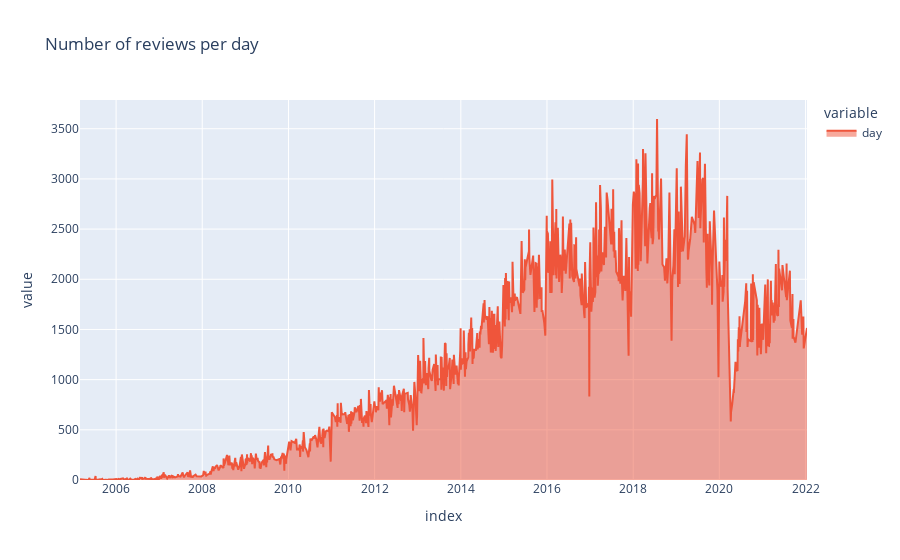

Notebook cell for this chart:
### Code cell
review['day'].value_counts().plot(kind = 'area', color_discrete_map={
            '0': 'goldenrod'}, title='Number of reviews per day')

### Figure 1 — Plotly figure (JSON) as saved in the notebook; plotly's stock layout.template omitted (floating-point values rounded to 4 significant figures; data arrays with more than 128 entries replaced by an {"elided": "..."} marker saying what was removed)
{"data": [{"fillpattern": {"shape": ""}, "hovertemplate": "variable=day<br>index=%{x}<br>value=%{y}<extra></extra>", "legendgroup": "day", "line": {"color": "#EF553B"}, "marker": {"symbol": "circle"}, "mode": "lines", "name": "day", "orientation": "v", "showlegend": true, "stackgroup": "1", "type": "scatter", "x": {"elided": "996 str values"}, "xaxis": "x", "y": {"elided": "996 int values"}, "yaxis": "y"}], "layout": {"legend": {"title": {"text": "variable"}, "tracegroupgap": 0}, "title": {"text": "Number of reviews per day"}, "xaxis": {"anchor": "y", "domain": [0, 1], "title": {"text": "index"}}, "yaxis": {"anchor": "x", "domain": [0, 1], "title": {"text": "value"}}}}
